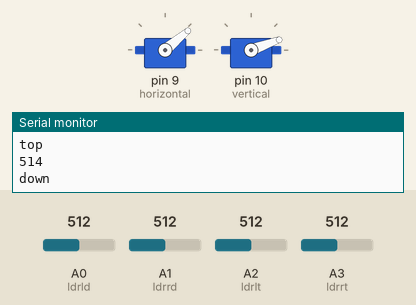
Simulated run of this sketch. Board: Arduino Uno, built with avr-gcc and run on an emulated ATmega328P. Shown: 2 × servo, the last lines printed to the serial monitor. The inputs (shaded band) are chosen by the test bench; at power-on: A0 (ldrld) = 512, A1 (ldrrd) = 512, A2 (ldrlt) = 512, A3 (ldrrt) = 512.

Above: at 2.2 s.
2.3 s: A0 (ldrld) set to 716
5.9 s: A1 (ldrrd) set to 320
8.3 s: A1 (ldrrd) set to 287
At 10.1 s:
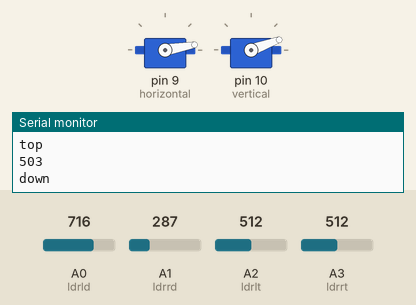
11.9 s: A2 (ldrlt) set to 60
At 13.3 s:
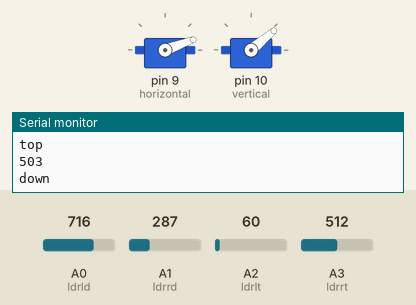
15.5 s: A3 (ldrrt) set to 941
At 17.9 s:
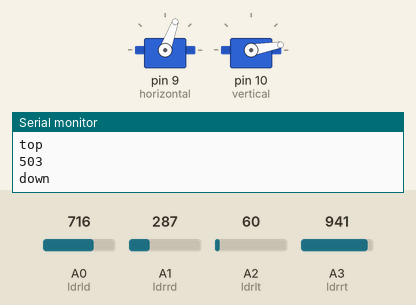
18.2 s: A3 (ldrrt) set to 958
At 24.3 s:
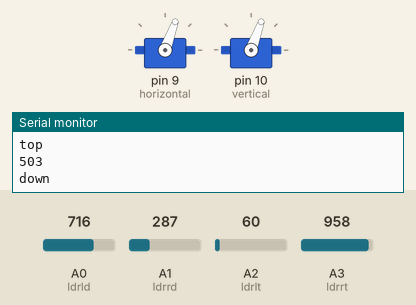
Timing chart, 0 to 24.6 s (numbered marks = the images above; inputs shaded):
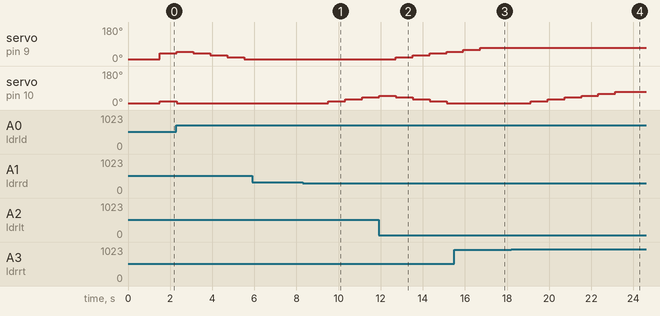

The sketch:

SolarDualAxis.ino
```cpp
#include <Servo.h>
  int dtime = 10;
  int tol = 50;

Servo horizontal;
int servoh = 30;

int servohLimitHigh = 70;
int servohLimitLow = 10;

// 65 degrees MAX
Servo vertical;
int servov = 30;

int servovLimitHigh = 70;
int servovLimitLow = 10;


// LDR pin connections
//  name  = analogpin;
int ldrlt = 2; //LDR top left
int ldrrt = 3; //LDR top rigt
int ldrld = 0; //LDR down left
int ldrrd = 1; //LDR down rigt

void setup()
{
  Serial.begin(9600);

  horizontal.attach(9);
  vertical.attach(10);
  horizontal.write(10);
  vertical.write(10);

  delay(1000);
}

void loop()
{
  int lt = analogRead(ldrlt); // top left
  int rt = analogRead(ldrrt); // top right
  int ld = analogRead(ldrld); // down left
  int rd = analogRead(ldrrd); // down rigt


  int avt = ((lt + rt)/2);   // average value top
  int avd = ((ld + rd) /2)+2; //  average value down
  int avl = ((lt + ld) /2);// average value left
  int avr = ((rt + rd) / 2)+2; // average value right

  int dvert = avt - avd; // check the diffirence of up and down
  int dhoriz = avl - avr;// check the diffirence og left and rigt

//
  Serial.print(avl);
  Serial.print("left   ");
  Serial.println(avr);
  Serial.println("right   ");
  Serial.println(avt);
  Serial.println("top");
  Serial.println(avd);
  Serial.println("down");
delay(500);


  if (avt > avd)
  {
    servov=servov+10;
     if (servov > servovLimitHigh)
     {
      servov = servovLimitHigh;
     }
  }
  else if (avt < avd)
  {
    servov=servov-10;
    if (servov < servovLimitLow)
  {
    servov = servovLimitLow;
  }
  }
  vertical.write(servov);

if (avl > avr)
  {
    servoh=servoh-10;
    if (servoh < servohLimitLow)
    {
    servoh = servohLimitLow;
    }
  }
  else if (avl < avr)
  {
    servoh=servoh+10;
     if (servoh > servohLimitHigh)
     {
     servoh = servohLimitHigh;
     }
  }


  horizontal.write(servoh);

   delay(300);

}
```

Measured:
- the behaviour switches between 304 and 303 on A1 (ldrrd) (found by bisection; images 0 and 1)
- the behaviour switches between 947 and 948 on A3 (ldrrt) (found by bisection; images 3 and 4)
- after the input at 8.3 s, servo on pin 10 (vertical): 10° → 20° after 1.2 s, → 30° 0.80 s later, → 40° 0.80 s later
- after the input at 11.9 s, servo on pin 9 (horizontal): 10° → 20° after 0.82 s, → 30° 0.80 s later, → 40° 0.80 s later, → 50° 0.80 s later
- after the input at 18.2 s, servo on pin 10 (vertical): moves from 10° to 70° over 4.0 s, starting after 0.94 s
